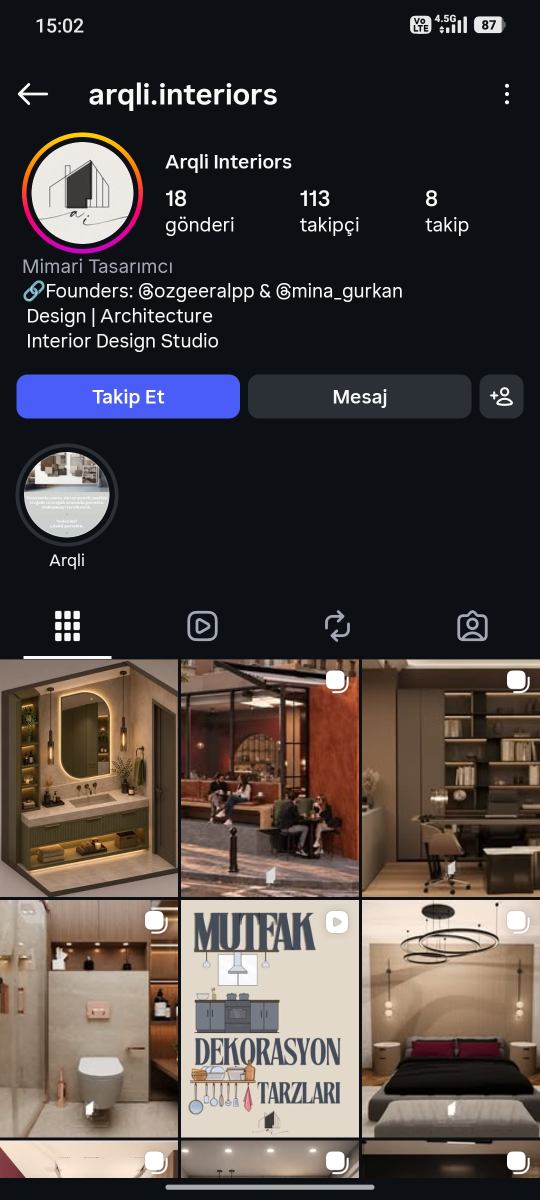
#> input picture arqli-interiors/instagram-raw/profil-ekran.jpg, 1080 x 2400 px (shown at 1/2 size)
$ python instagram.py
#> lines starting #> are read from the running program, lines starting #| are printed output that depends on the picture
"""Make the project photos from Arqli's own Instagram grid (instagram-raw/profil-ekran.jpg, a 1080 x 2400
phone screenshot of @arqli.interiors). Kept out of git: instagram-raw/.

  python3 tools/instagram.py

Each grid tile is about 356 x 474 px. Tiles with the carousel icon in the corner lose their top 80 px.
Replace with full-resolution photos from the studio before going live.
"""
import os

from PIL import Image

ROOT = os.path.dirname(os.path.dirname(os.path.abspath(__file__)))
SRC = os.path.join(ROOT, "instagram-raw", "profil-ekran.jpg")
OUT = os.path.join(ROOT, "img", "proje")
COLS = [(0, 356), (363, 718), (725, 1080)]
ROWS = [(1320, 1794), (1800, 2274)]
TILES = {
    # name: (row, col, cut the top for the carousel icon)
    "banyo-zeytin": (0, 0, False),     # zeytin yeşili lavabo dolabı, kemerli LED ayna, nişler
    "kafe-teras": (0, 1, True),        # kiremit duvarlı kafe, sokak terası
    "ofis-kutuphane": (0, 2, True),    # yönetici ofisi, LED raflı kütüphane duvarı
    "wc-ahsap": (1, 0, True),          # gömme rezervuar, ahşap nişler, bakır detay
    "yatak-halka": (1, 2, True),       # halka avize, bordo yastıklar, kemer gölgeli duvar
}


def main():
    os.makedirs(OUT, exist_ok=True)
    im = Image.open(SRC).convert("RGB")
#> im is the input picture: PIL image 1080x2400 RGB; mean R, G, B 73.3, 66.4, 64.7
    for name, (r, c, cut) in TILES.items():
        (x0, x1), (y0, y1) = COLS[c], ROWS[r]
        tile = im.crop((x0, y0 + (80 if cut else 0), x1, y1))
        tile.save(os.path.join(OUT, name + ".webp"), "WEBP", quality=86, method=6)
        print(name, tile.size)
#> this loop made 5 passes
#> pass 1, in main, `tile = im.crop((x0, y0 + (80 if cut else 0), x1, y1))`:
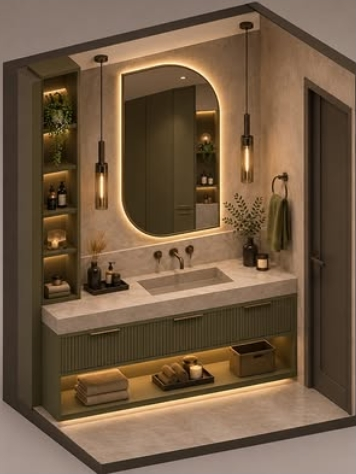
#> tile: PIL image 356x474 RGB; mean R, G, B 113.8, 90.8, 67.5
#> pass 2, in main, `tile = im.crop((x0, y0 + (80 if cut else 0), x1, y1))`:
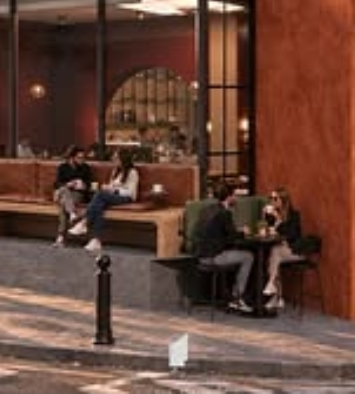
#> tile: PIL image 355x394 RGB; mean R, G, B 102.1, 67.9, 55.4
#> pass 3, in main, `tile = im.crop((x0, y0 + (80 if cut else 0), x1, y1))`:
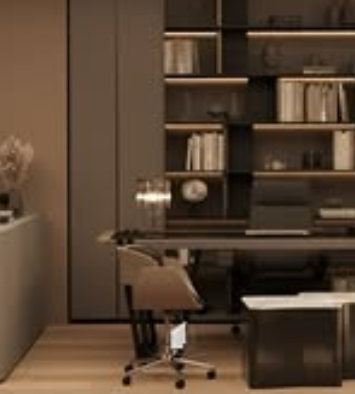
#> tile: PIL image 355x394 RGB; mean R, G, B 87, 67.3, 50.3
#> after the loop:
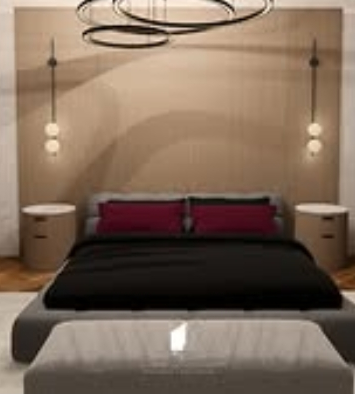
#> tile: PIL image 355x394 RGB; mean R, G, B 125.4, 105.3, 89.1


if __name__ == "__main__":
    main()
